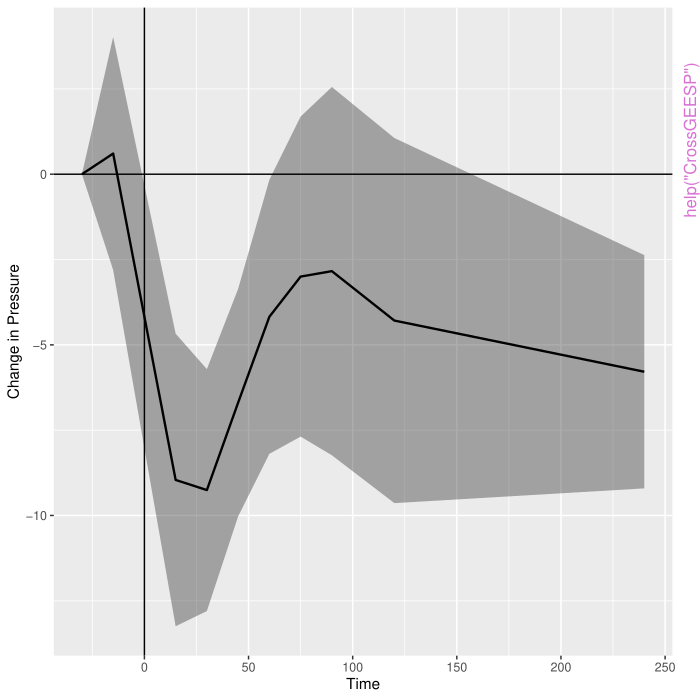

This chart was generated by the following R code:
pkgname <- "CrossCarry"
source(file.path(R.home("share"), "R", "examples-header.R"))
options(warn = 1)
options(pager = "console")
base::assign(".ExTimings", "CrossCarry-Ex.timings", pos = 'CheckExEnv')
base::cat("name\tuser\tsystem\telapsed\n", file=base::get(".ExTimings", pos = 'CheckExEnv'))
base::assign(".format_ptime",
function(x) {
  if(!is.na(x[4L])) x[1L] <- x[1L] + x[4L]
  if(!is.na(x[5L])) x[2L] <- x[2L] + x[5L]
  options(OutDec = '.')
  format(x[1L:3L], digits = 7L)
},
pos = 'CheckExEnv')

### * </HEADER>
library('CrossCarry')

base::assign(".oldSearch", base::search(), pos = 'CheckExEnv')
base::assign(".old_wd", base::getwd(), pos = 'CheckExEnv')
cleanEx()
nameEx("CrossGEE")
### * CrossGEE

flush(stderr()); flush(stdout())

base::assign(".ptime", proc.time(), pos = "CheckExEnv")
### Name: CrossGEE
### Title: Run a GEE model for data from a crossover experiment
### Aliases: CrossGEE

### ** Examples

data(Water)
model <- CrossGEE(response="LCC", covar=c("Age"), period="Period",
                  treatment = "Treatment", id="ID", carry="Carry_Agua",
                  family=gaussian(),correlation ="AR-M", Mv=1 ,data=Water)

model$QIC
model$model

## Aproximate p-values
(pvalues <- 2 * pnorm(abs(coef(summary(model$model))[,5]), lower.tail = FALSE))

summary(model$model)



base::assign(".dptime", (proc.time() - get(".ptime", pos = "CheckExEnv")), pos = "CheckExEnv")
base::cat("CrossGEE", base::get(".format_ptime", pos = 'CheckExEnv')(get(".dptime", pos = "CheckExEnv")), "\n", file=base::get(".ExTimings", pos = 'CheckExEnv'), append=TRUE, sep="\t")
cleanEx()
nameEx("CrossGEEKron")
### * CrossGEEKron

flush(stderr()); flush(stdout())

base::assign(".ptime", proc.time(), pos = "CheckExEnv")
### Name: CrossGEEKron
### Title: Run a GEE model for data from a crossover experiment with
###   repeated measures
### Aliases: CrossGEEKron

### ** Examples

data(Arterial)

carrydata <- createCarry(data=Arterial, treatment = "Treatment",
 period = "Period",id="Subject")

data <- carrydata$data
carry <- carrydata$carryover
model <- CrossGEEKron(response = "Pressure", treatment = "Treatment",
period = "Period", id="Subject", time="Time",
 carry=c("Carry_B","Carry_C"),data=data, correlation = "AR-M", Mv=1)

model$QIC
model$Within
model$Between
summary(model$model)

## Aproximate p-values for model
(pvalues <- 2 * pnorm(abs(coef(summary(model$model))[,5]), lower.tail = FALSE))

model2 <- CrossGEEKron(response = "Pressure", treatment = "Treatment",
 period = "Period", id="Subject", time="Time",
 carry=c("Carry_B","Carry_C"), data=data,
 correlation = "AR-M", Mv=1,formula=Pressure ~ Treatment+
 Period+ Carry_B+Carry_C)

model2$QIC
model2$Within
model2$Between
summary(model2$model)





base::assign(".dptime", (proc.time() - get(".ptime", pos = "CheckExEnv")), pos = "CheckExEnv")
base::cat("CrossGEEKron", base::get(".format_ptime", pos = 'CheckExEnv')(get(".dptime", pos = "CheckExEnv")), "\n", file=base::get(".ExTimings", pos = 'CheckExEnv'), append=TRUE, sep="\t")
cleanEx()
nameEx("CrossGEESP")
### * CrossGEESP

flush(stderr()); flush(stdout())

base::assign(".ptime", proc.time(), pos = "CheckExEnv")
### Name: CrossGEESP
### Title: Run a semi-parametric GEE model for data from a crossover
###   experiment with repeated measures
### Aliases: CrossGEESP

### ** Examples

data(Arterial)

carrydata <- createCarry(data=Arterial, treatment = "Treatment",
                         period = "Period",id="Subject", carrySimple = FALSE)
data <- carrydata$data
carry <- carrydata$carryover
model1 <- CrossGEESP(response = "Pressure", treatment = "Treatment",
                    period = "Period", id="Subject", time="Time",
                    carry=carrydata$carryover,data=data,
                    correlation = "exchangeable")


model2 <- CrossGEESP(response = "Pressure", treatment = "Treatment",
                     period = "Period", id="Subject", time="Time",
                     carry=carrydata$carryover,data=data, correlation = "AR-M")


model1$QIC
model2$QIC
summary(model1$model)
summary(model2$model)

## Aproximate p-values for model 2

(pvalues <- 2 * pnorm(abs(coef(summary(model2$model))[,5]), lower.tail = FALSE))

model1$graph[[1]]
model1$graph[[2]]
plot <- model1$graph[[1]] + ggplot2::xlab("Time in minutes")+
ggplot2::ylab("Change in systolic blood pressure")
plot



base::assign(".dptime", (proc.time() - get(".ptime", pos = "CheckExEnv")), pos = "CheckExEnv")
base::cat("CrossGEESP", base::get(".format_ptime", pos = 'CheckExEnv')(get(".dptime", pos = "CheckExEnv")), "\n", file=base::get(".ExTimings", pos = 'CheckExEnv'), append=TRUE, sep="\t")
cleanEx()
nameEx("computeqic")
### * computeqic

flush(stderr()); flush(stdout())

base::assign(".ptime", proc.time(), pos = "CheckExEnv")
### Name: computeqic
### Title: Quasi Information Criterion
### Aliases: computeqic

### ** Examples


library(gee)
data(Arterial)
fit <- gee(Pressure ~ Time + Treatment, id=Subject,
       data=Arterial, family=gaussian, corstr="AR-M")
computeqic(fit)




base::assign(".dptime", (proc.time() - get(".ptime", pos = "CheckExEnv")), pos = "CheckExEnv")
base::cat("computeqic", base::get(".format_ptime", pos = 'CheckExEnv')(get(".dptime", pos = "CheckExEnv")), "\n", file=base::get(".ExTimings", pos = 'CheckExEnv'), append=TRUE, sep="\t")
cleanEx()
nameEx("createCarry")
### * createCarry

flush(stderr()); flush(stdout())

base::assign(".ptime", proc.time(), pos = "CheckExEnv")
### Name: createCarry
### Title: Add carryover dummy variables
### Aliases: createCarry

### ** Examples

data(Water)
carryover <- createCarry(data=Water,
                         treatment = "Treatment", id = "ID",
                         period = "Period", carrySimple = FALSE)
carryover$carryover
carryover$data



base::assign(".dptime", (proc.time() - get(".ptime", pos = "CheckExEnv")), pos = "CheckExEnv")
base::cat("createCarry", base::get(".format_ptime", pos = 'CheckExEnv')(get(".dptime", pos = "CheckExEnv")), "\n", file=base::get(".ExTimings", pos = 'CheckExEnv'), append=TRUE, sep="\t")
### * <FOOTER>
###
cleanEx()
options(digits = 7L)
base::cat("Time elapsed: ", proc.time() - base::get("ptime", pos = 'CheckExEnv'),"\n")
grDevices::dev.off()
###
### Local variables: ***
### mode: outline-minor ***
### outline-regexp: "\\(> \\)?### [*]+" ***
### End: ***
quit('no')
